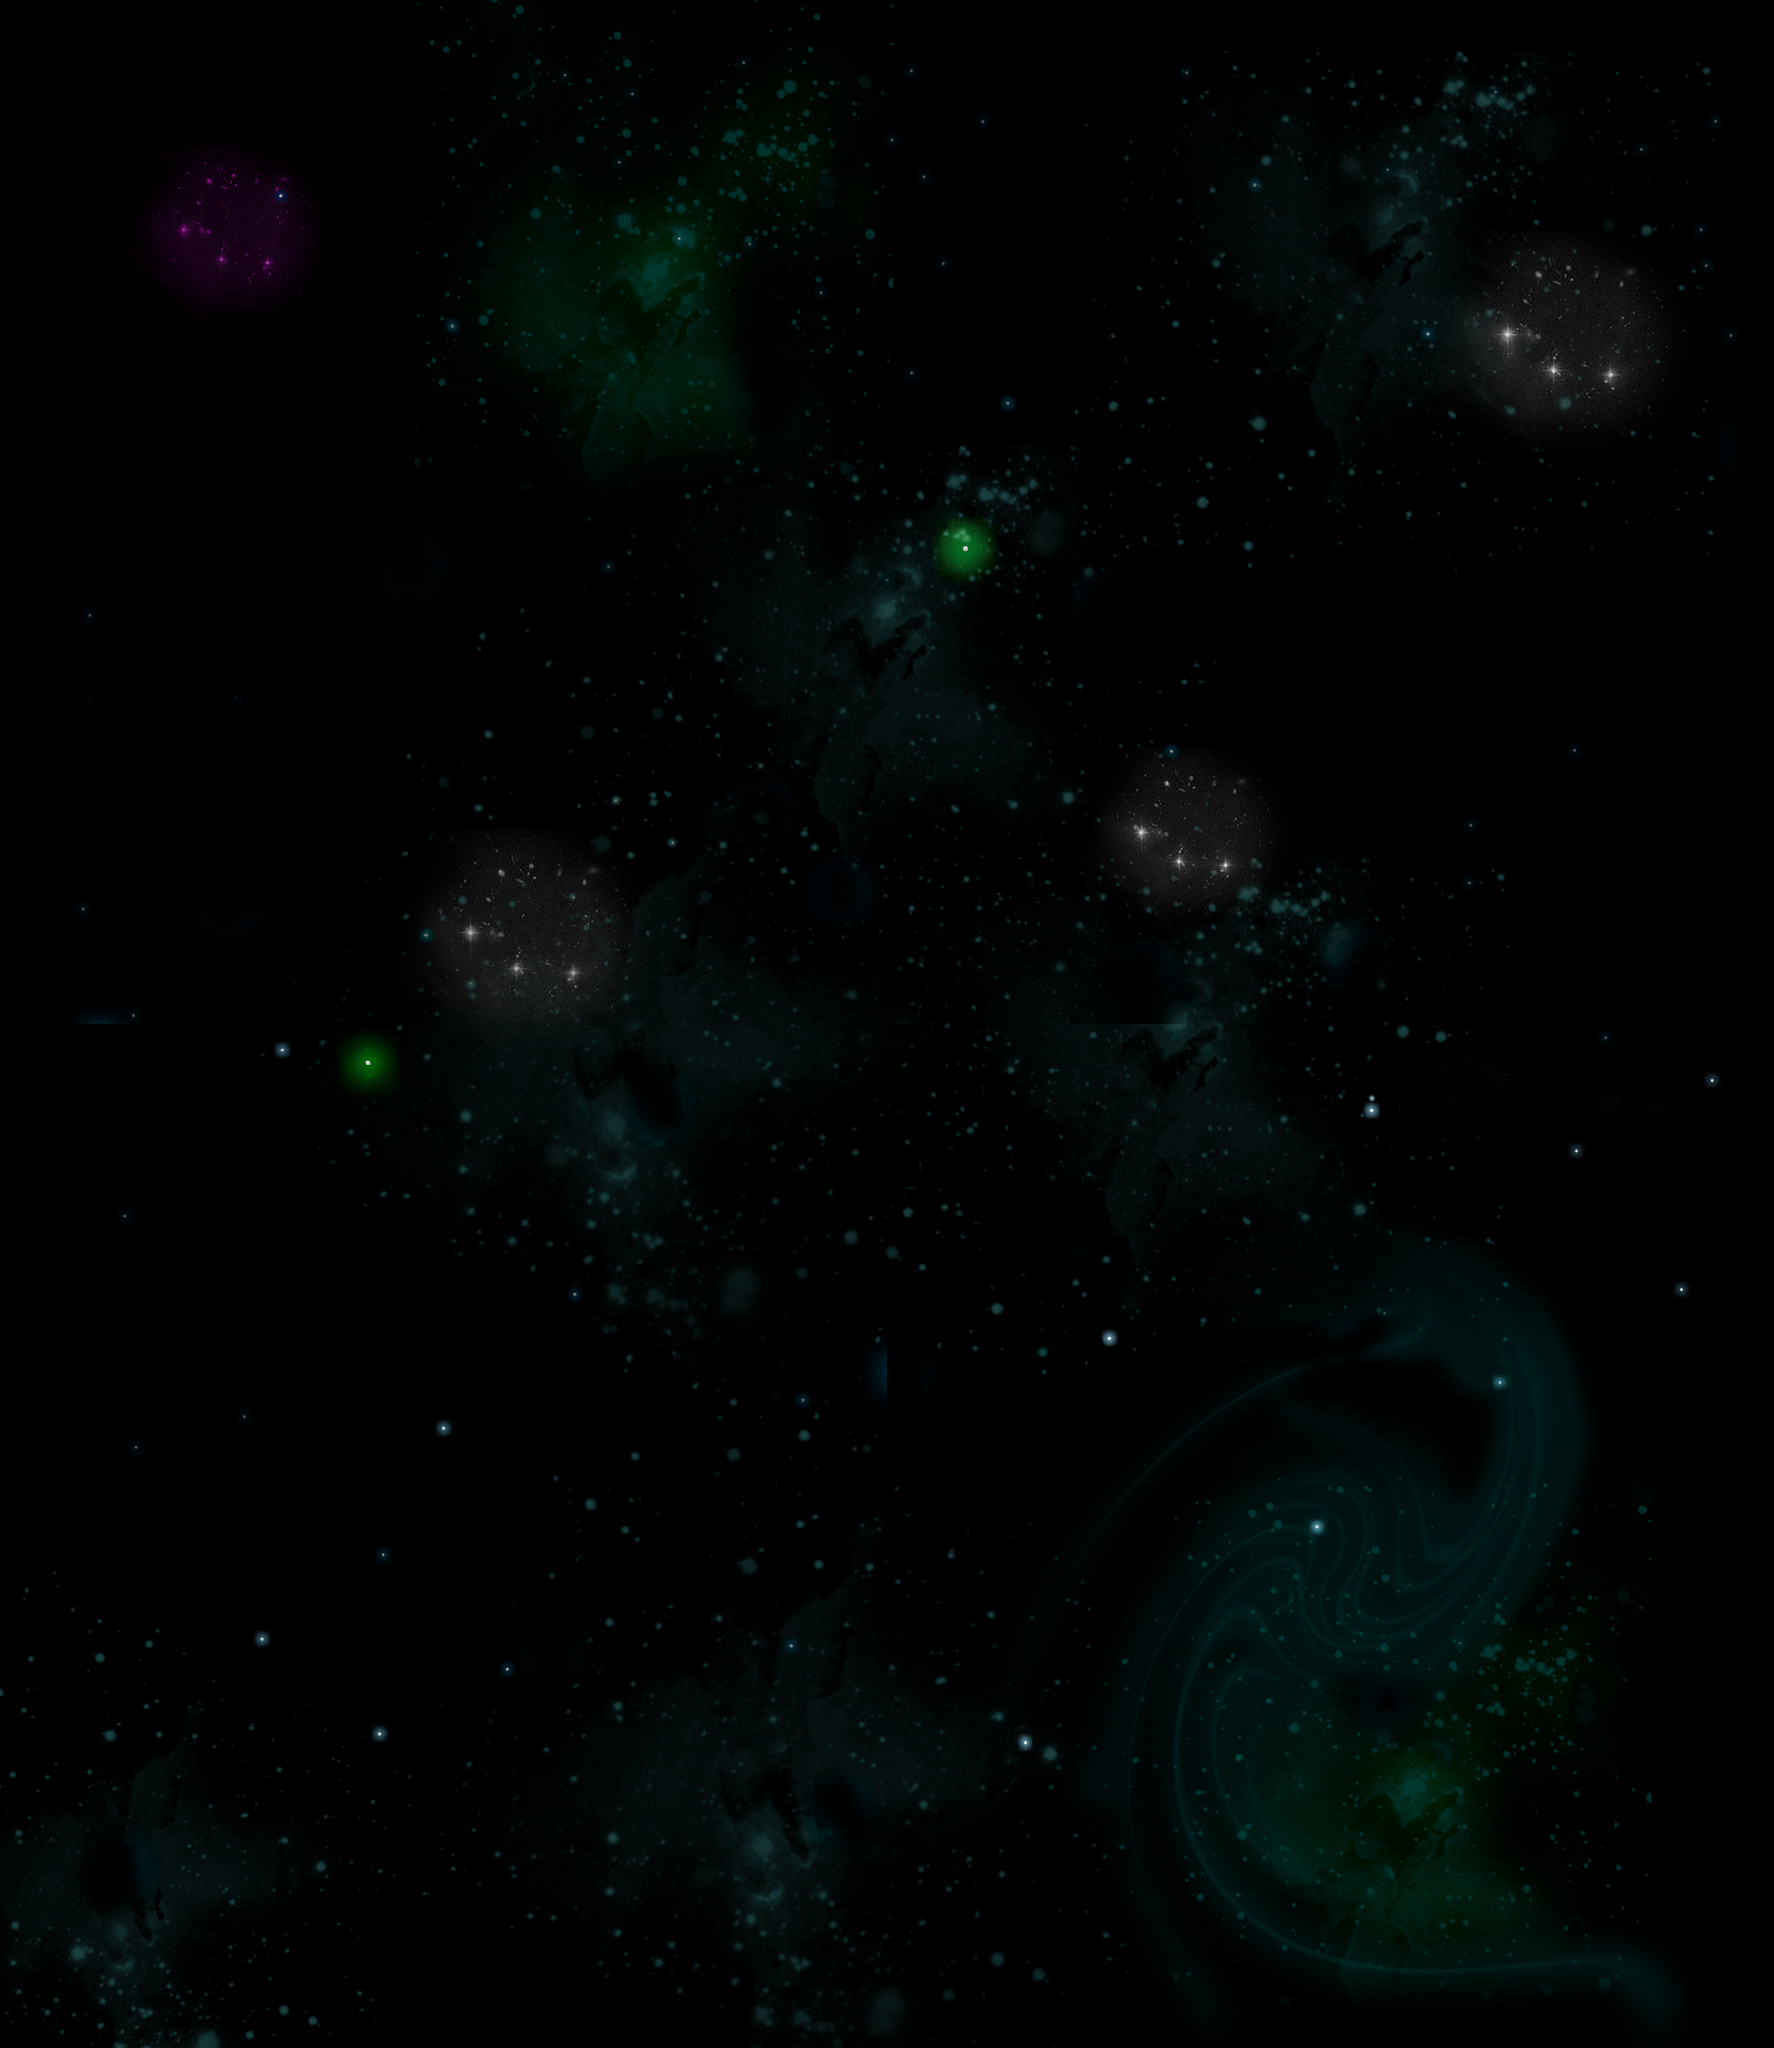

Below is a game level as drawn by its tile map, then a one-line description and the .tmx that defines it (tile-layer data replaced by summaries):
An orthogonal 52x60 tile map with 40x40 px tiles, 4 tile layers (star_type_1, star_type_2, star_type_3, star_type_4), 4 tilesets.

<map version="1.0" orientation="orthogonal" renderorder="right-down" width="52" height="60" tilewidth="40" tileheight="40" nextobjectid="1">
 <tileset firstgid="1" name="star_type_01" tilewidth="40" tileheight="40" spacing="1" tilecount="780" columns="26">
  <image source="images/star_type_01.png" width="1065" height="1229" />
 </tileset>
 <tileset firstgid="781" name="star_type_02" tilewidth="40" tileheight="40" spacing="1" tilecount="780" columns="26">
  <image source="images/star_type_02.png" width="1065" height="1229" />
 </tileset>
 <tileset firstgid="1561" name="star_type_03" tilewidth="40" tileheight="40" spacing="1" tilecount="780" columns="26">
  <image source="images/star_type_03.png" width="1065" height="1229" />
 </tileset>
 <tileset firstgid="2341" name="star_type_04" tilewidth="40" tileheight="40" spacing="1" tilecount="780" columns="26">
  <image source="images/star_type_04.png" width="1065" height="1229" />
 </tileset>
 <layer name="star_type_1" width="52" height="60">
  <data>[3120 cells, 780 non-empty, 780 distinct tile ids]</data>
 </layer>
 <layer name="star_type_2" width="52" height="60">
  <data>[3120 cells, 780 non-empty, 780 distinct tile ids]</data>
 </layer>
 <layer name="star_type_3" width="52" height="60">
  <data>[3120 cells, 780 non-empty, 780 distinct tile ids]</data>
 </layer>
 <layer name="star_type_4" width="52" height="60">
  <data>[3120 cells, 780 non-empty, 780 distinct tile ids]</data>
 </layer>
</map>
